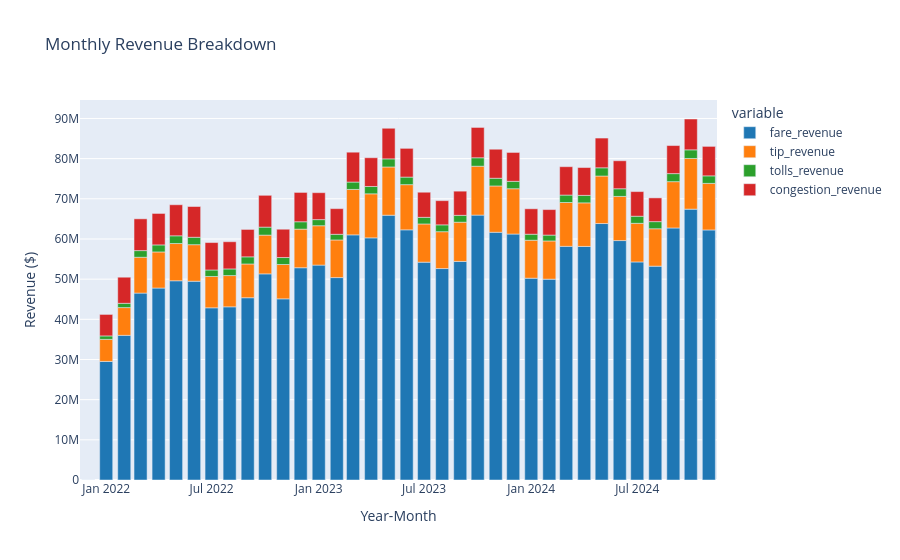

Notebook source saved alongside this figure:
### Code cell
# Aggregate revenue by month
monthly_revenue = filtered_total_fare_revenue_over_time_df.groupby(["year", "month"])[
    ["fare_revenue", "tip_revenue", "tolls_revenue", "congestion_revenue"]
].sum().reset_index()

# Convert year-month to a single string for better x-axis readability
monthly_revenue["year_month"] = monthly_revenue["year"].astype(str) + "-" + monthly_revenue["month"].astype(str).str.zfill(2)

# Create the stacked bar chart
fig = px.bar(
    monthly_revenue,
    x="year_month",
    y=["fare_revenue", "tip_revenue", "tolls_revenue", "congestion_revenue"],
    title="Monthly Revenue Breakdown",
    labels={"value": "Revenue ($)", "year_month": "Year-Month"},
    color_discrete_sequence=["#1f77b4", "#ff7f0e", "#2ca02c", "#d62728"],
)

fig.show("png")

### Figure 1 — Plotly figure (JSON) as saved in the notebook; plotly's stock layout.template omitted (floating-point values rounded to 4 significant figures)
{"data": [{"hovertemplate": "variable=fare_revenue<br>Year-Month=%{x}<br>Revenue ($)=%{y}<extra></extra>", "legendgroup": "fare_revenue", "marker": {"color": "#1f77b4", "pattern": {"shape": ""}}, "name": "fare_revenue", "orientation": "v", "showlegend": true, "textposition": "auto", "type": "bar", "x": ["2021-12", "2022-01", "2022-02", "2022-03", "2022-04", "2022-05", "2022-06", "2022-07", "2022-08", "2022-09", "2022-10", "2022-11", "2022-12", "2023-01", "2023-02", "2023-03", "2023-04", "2023-05", "2023-06", "2023-07", "2023-08", "2023-09", "2023-10", "2023-11", "2023-12", "2024-01", "2024-02", "2024-03", "2024-04", "2024-05", "2024-06", "2024-07", "2024-08", "2024-09", "2024-10", "2024-11"], "xaxis": "x", "y": [292.0, 29520000.0, 36010000.0, 46530000.0, 47790000.0, 49600000.0, 49480000.0, 42870000.0, 43110000.0, 45370000.0, 51320000.0, 45100000.0, 52840000.0, 53490000.0, 50390000.0, 61030000.0, 60280000.0, 65920000.0, 62280000.0, 54230000.0, 52640000.0, 54410000.0, 65940000.0, 61670000.0, 61230000.0, 50230000.0, 50000000.0, 58160000.0, 58140000.0, 63850000.0, 59600000.0, 54280000.0, 53230000.0, 62740000.0, 67430000.0, 62240000.0], "yaxis": "y"}, {"hovertemplate": "variable=tip_revenue<br>Year-Month=%{x}<br>Revenue ($)=%{y}<extra></extra>", "legendgroup": "tip_revenue", "marker": {"color": "#ff7f0e", "pattern": {"shape": ""}}, "name": "tip_revenue", "orientation": "v", "showlegend": true, "textposition": "auto", "type": "bar", "x": ["2021-12", "2022-01", "2022-02", "2022-03", "2022-04", "2022-05", "2022-06", "2022-07", "2022-08", "2022-09", "2022-10", "2022-11", "2022-12", "2023-01", "2023-02", "2023-03", "2023-04", "2023-05", "2023-06", "2023-07", "2023-08", "2023-09", "2023-10", "2023-11", "2023-12", "2024-01", "2024-02", "2024-03", "2024-04", "2024-05", "2024-06", "2024-07", "2024-08", "2024-09", "2024-10", "2024-11"], "xaxis": "x", "y": [60.55, 5489000.0, 6914000.0, 8921000.0, 8988000.0, 9270000.0, 9097000.0, 7799000.0, 7779000.0, 8405000.0, 9643000.0, 8547000.0, 9607000.0, 9808000.0, 9366000.0, 11300000.0, 10960000.0, 12010000.0, 11250000.0, 9512000.0, 9172000.0, 9763000.0, 12170000.0, 11530000.0, 11280000.0, 9456000.0, 9512000.0, 10920000.0, 10850000.0, 11820000.0, 10990000.0, 9618000.0, 9309000.0, 11530000.0, 12610000.0, 11590000.0], "yaxis": "y"}, {"hovertemplate": "variable=tolls_revenue<br>Year-Month=%{x}<br>Revenue ($)=%{y}<extra></extra>", "legendgroup": "tolls_revenue", "marker": {"color": "#2ca02c", "pattern": {"shape": ""}}, "name": "tolls_revenue", "orientation": "v", "showlegend": true, "textposition": "auto", "type": "bar", "x": ["2021-12", "2022-01", "2022-02", "2022-03", "2022-04", "2022-05", "2022-06", "2022-07", "2022-08", "2022-09", "2022-10", "2022-11", "2022-12", "2023-01", "2023-02", "2023-03", "2023-04", "2023-05", "2023-06", "2023-07", "2023-08", "2023-09", "2023-10", "2023-11", "2023-12", "2024-01", "2024-02", "2024-03", "2024-04", "2024-05", "2024-06", "2024-07", "2024-08", "2024-09", "2024-10", "2024-11"], "xaxis": "x", "y": [0.0, 861800.0, 1062000.0, 1659000.0, 1749000.0, 1926000.0, 1843000.0, 1616000.0, 1653000.0, 1774000.0, 1991000.0, 1735000.0, 1836000.0, 1522000.0, 1412000.0, 1844000.0, 1831000.0, 2016000.0, 1885000.0, 1651000.0, 1706000.0, 1709000.0, 2101000.0, 1922000.0, 1840000.0, 1496000.0, 1461000.0, 1850000.0, 1862000.0, 2050000.0, 1906000.0, 1768000.0, 1774000.0, 2003000.0, 2155000.0, 1876000.0], "yaxis": "y"}, {"hovertemplate": "variable=congestion_revenue<br>Year-Month=%{x}<br>Revenue ($)=%{y}<extra></extra>", "legendgroup": "congestion_revenue", "marker": {"color": "#d62728", "pattern": {"shape": ""}}, "name": "congestion_revenue", "orientation": "v", "showlegend": true, "textposition": "auto", "type": "bar", "x": ["2021-12", "2022-01", "2022-02", "2022-03", "2022-04", "2022-05", "2022-06", "2022-07", "2022-08", "2022-09", "2022-10", "2022-11", "2022-12", "2023-01", "2023-02", "2023-03", "2023-04", "2023-05", "2023-06", "2023-07", "2023-08", "2023-09", "2023-10", "2023-11", "2023-12", "2024-01", "2024-02", "2024-03", "2024-04", "2024-05", "2024-06", "2024-07", "2024-08", "2024-09", "2024-10", "2024-11"], "xaxis": "x", "y": [47.5, 5345000.0, 6499000.0, 7907000.0, 7831000.0, 7729000.0, 7663000.0, 6828000.0, 6774000.0, 6823000.0, 7921000.0, 7044000.0, 7301000.0, 6703000.0, 6386000.0, 7427000.0, 7152000.0, 7620000.0, 7151000.0, 6248000.0, 6024000.0, 6016000.0, 7552000.0, 7222000.0, 7191000.0, 6328000.0, 6348000.0, 7061000.0, 6926000.0, 7401000.0, 6971000.0, 6134000.0, 5913000.0, 6985000.0, 7674000.0, 7335000.0], "yaxis": "y"}], "layout": {"barmode": "relative", "legend": {"title": {"text": "variable"}, "tracegroupgap": 0}, "title": {"text": "Monthly Revenue Breakdown"}, "xaxis": {"anchor": "y", "domain": [0, 1], "title": {"text": "Year-Month"}}, "yaxis": {"anchor": "x", "domain": [0, 1], "title": {"text": "Revenue ($)"}}}}
